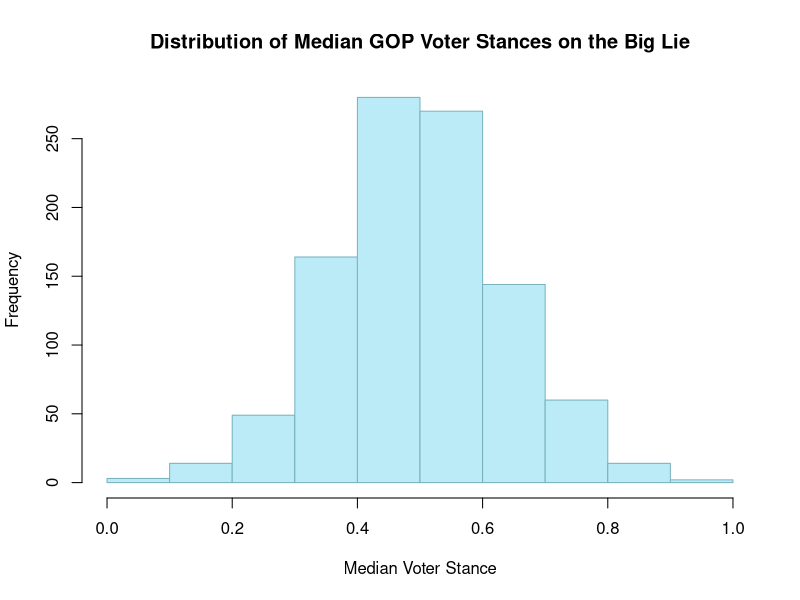
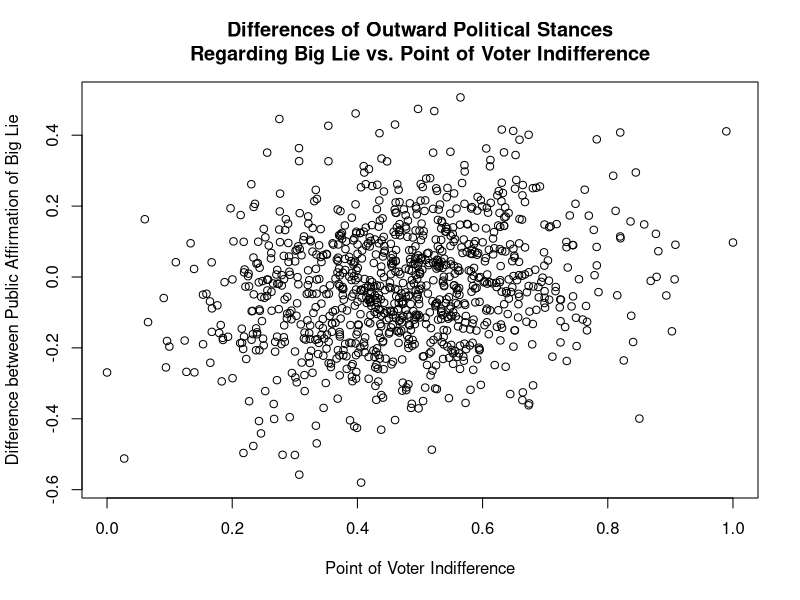

The R script that drew these images, in order:
# Term Paper

set.seed(012345678) # set seed
N <- 1000 # number of elections; may vary geographically
beta <- 0.65 # sensitivity of preferences to changes in candidates' stances regarding the Big Lie

standardize <- function(x){(x-min(x))/(max(x)-min(x))} # helper function to constrain values between 0 and 1

v_norm <- 0 + rnorm(N) # assumes each candidate's platform has about the same quality but with slight differences. median voter value is modeled by drawing from a standard normal distribution (mean 0, SD 1)

v <- standardize(v_norm) # makes all values of v be between 0 (denying Big Lie) and 1 (affirming Big Lie)

# create histogram of median voter stance data
hist(v,
     main="Distribution of Median GOP Voter Stances on the Big Lie", 
     xlab="Median Voter Stance", 
     border="#7ab2bf", 
     col="#baebf7")

# We equate "marginal costs" with the existing political heavy-lifting of devising concrete stances on issues ranging from abortion rights to Build Back Better; we will assume for this model's sake that the two candidates have parallel "cost structures" around 0 because they share the same public beliefs and campaign promises, but with perhaps slight differences accounted for by drawing from a normal distribution.
c_A <- standardize(rnorm(N))
c_B <- standardize(rnorm(N))

# Calculate equilibrium
# Finds where public actions relating to Big Lie (whether it comes from answering questions in interviews, releasing documents, etc.) lies on a spectrum from 0 (Denying Big Lie) to 1 (Affirming Big Lie)
p_A <- function(v, c_A, c_B) {
        return (standardize((v + 3 + 2*beta*c_A + beta*c_B)/(3*beta)))
        }
p_B <- function(v, c_A, c_B) {
        return (standardize((-v + 3 + 2*beta*c_B + beta*c_A)/(3*beta)))
        }

data <- cbind(p_A(v, c_A, c_B), p_B(v, c_A, c_B), v)
colnames(data) <- c("Candidate A", "Candidate B", "Median Voter")

# Generate Data Summary & print first few lines of data matrix to embed in oaoer
print(head(data,10))
summary(data)

# Point where a voter would be indifferent between Candidates A and B
x_A <- standardize((v - beta*p_A(v, c_A, c_B) + beta*p_B(v, c_A, c_B))/2)

plot(x_A, 
     (p_A(v, c_A, c_B) - p_B(v, c_A, c_B)),
     main="Differences of Outward Political Stances\nRegarding Big Lie vs. Point of Voter Indifference",
     xlab="Point of Voter Indifference",
     ylab="Difference between Public Affirmation of Big Lie",
)

# As you can see, the differences between Candidate A and Candidate B's stances tend to 0, with a few anomalies